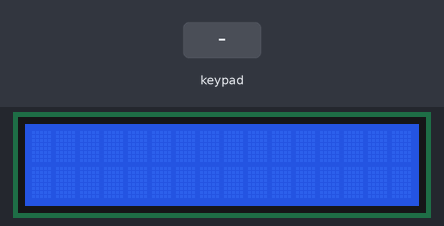
The program below on a simulated ATmega16, built with avr-gcc and emulated at 1 MHz. Shown: 16×2 character LCD. Wiring (inferred from the names in the program): 4×4 keypad with keys 1 2 3 / 4 5 6 * 7 8 9 - ? 0 = +: rows PD0, PD1, PD2, PD3; columns PD4, PD5, PD6, PD7; character LCD (HD44780): RS PC0; R/W PC2; E PC1; data PA0, PA1, PA2, PA3, PA4, PA5, PA6, PA7. The test bench sets the inputs (shaded band).

Above: at 1.2 s.
1.3 s: keypad keys 7 + 5 = pressed 0.4 s apart
At 3.2 s:
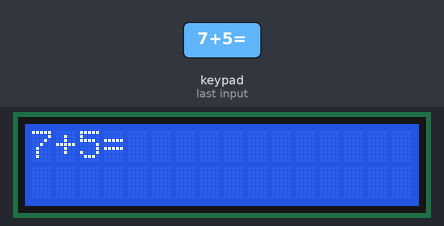
4.4 s: key '/' pressed
6.0 s: keypad keys 6 * 7 = pressed 0.4 s apart
At 8.0 s:
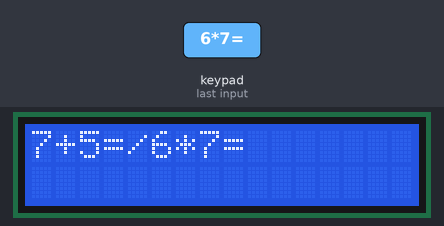
9.1 s: key '*' pressed
At 10.4 s:
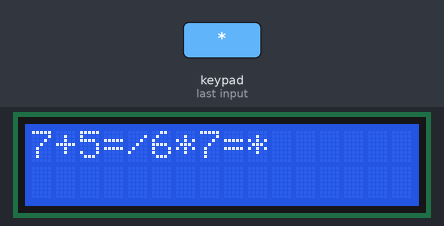
10.7 s: keypad keys 8 / 2 = pressed 0.4 s apart
At 12.8 s:
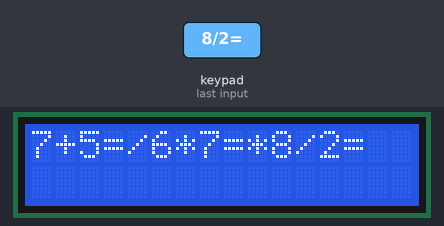
13.8 s: key '?' pressed
At 14.3 s:
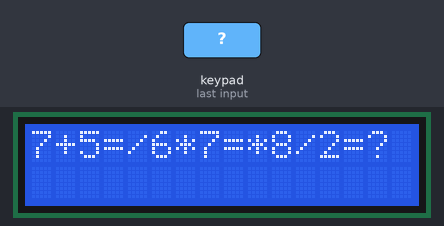
Timing chart, 0 to 16.4 s (numbered marks = the images above; inputs shaded):
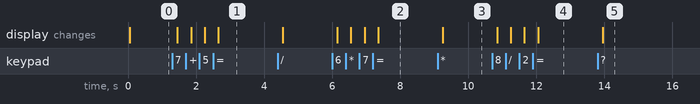

Measured:
- after the input at 1.3 s, the display: first changes after 0.15 s (image 1 shows a later state)
- after the input at 6.0 s, the display: first changes after 0.15 s (image 2 shows a later state)
- after the input at 9.1 s, the display: changes after 0.15 s (image 3)
- after the input at 10.7 s, the display: first changes after 0.15 s (image 4 shows a later state)
- after the input at 13.8 s, the display: changes after 0.15 s (image 5)

The program:

main.c
```c
/*
 * 06_KPD_and_LCD_m16.c
 *
 * Created: 10/1/2024 8:12:09 PM
 * Author : MouhannadlrX
 */
#define F_CPU 1000000UL
#include <util/delay.h>

#include "STD_TYPES.h"
#include "BIT_MATH.h"

//#include "PORT_interface.h"
#include "KPD_interface.h"
#include "CLCD_interface.h"


int main(void)
{
	u8 pressed_number;
	u8 counter=0;

   // PORT_voidInit();
    KPD_voidInit();

	CLCD_voidInit();
	CLCD_voidSetPosition  (CLCD_ROW_1, CLCD_COL_1 );

    while (1)
    {

		pressed_number = kpd_u8GetPressed();
		if (pressed_number != NOT_PRESSED)
		{
			counter++;
			CLCD_voidSendData( pressed_number );
			if (counter == 16)
			{
				CLCD_voidSetPosition  (CLCD_ROW_2 , CLCD_COL_1 );
			}

		}


    }
}
```

CLCD_config.h
```c
/*
*<<<<<<<<<<<<<<<<<<<<<<<<<<<<<<	   CLCD_config.h 	>>>>>>>>>>>>>>>>>>>>>>>>>>>>>>>>>>
*
* Author : Al_Moaiyad Bellah Al_Hemadi
* Layer  : HAL
* Sw     : CLCD
*
*/

#ifndef _CLCD_CONFIG_H_
#define _CLCD_CONFIG_H_
/*
	$ options:
		1- 4
		2- 8
*/
#define CLCD_MODE  8

/*****************************************************************************/

/*
	$ options:
		1- DIO_PORTA
		2- DIO_PORTB
		3- DIO_PORTC
		4- DIO_PORTD
*/

/********************************************************************************/

#define CLCD_DATA_PORT		DIO_PORTA

/* RS,RW,EN */
#define CLCD_CONTROL_PORT	DIO_PORTC

/*********************************************************************************/
/*
	$ options:
		1- DIO_PIN0
		2- DIO_PIN1
		3- DIO_PIN2
		4- DIO_PIN3
		5- DIO_PIN4
		6- DIO_PIN5
		7- DIO_PIN6
		8- DIO_PIN7
*/

#define CLCD_RS DIO_PIN0
#define CLCD_EN DIO_PIN1
#define CLCD_RW DIO_PIN2


/*********************************************************************************/
#endif
```

KPD_config.h
```c
/*
*<<<<<<<<<<<<<<<<<<<<<<<<<<<<<<	   KPD_config.h 	>>>>>>>>>>>>>>>>>>>>>>>>>>>>>>>>>>
*
* Author : Al_Moaiyad Bellah Al_Hemadi
* Layer  : HAL
* Sw     : KPD
*
*/

#ifndef _KPD_CONFIG_H_
#define _KPD_CONFIG_H_

#define KPD_ROW_INT		DIO_PIN0
#define KPD_ROW_END		DIO_PIN3

#define KPD_COL_INT		DIO_PIN4
#define KPD_COL_END		DIO_PIN7

u8 KPD_u8Buttons[4][4] = {
	/* c0  c1  c2  c3 */
	{'1','2','3','/'}, // R0
	{'4','5','6','*'}, // R1
	{'7','8','9','-'}, // R2
	{'?','0','=','+'}  // R3

};

/*

	Options :
		1-DIO_PORTA
		2-DIO_PORTB
		3-DIO_PORTC
		4-DIO_PORTD

*/
#define KPD_PORT		DIO_PORTD

/*

	Options :
		1-DIO_PIN0
		2-DIO_PIN1
		3-DIO_PIN2
		4-DIO_PIN3
		5-DIO_PIN4
		6-DIO_PIN5
		7-DIO_PIN6
		8-DIO_PIN7
*/
#define KPD_R0		DIO_PIN0
#define KPD_R1		DIO_PIN1
#define KPD_R2		DIO_PIN2
#define KPD_R3		DIO_PIN3

#define KPD_C0		DIO_PIN4
#define KPD_C1		DIO_PIN5
#define KPD_C2		DIO_PIN6
#define KPD_C3		DIO_PIN7

#endif
```

CLCD_ExtraChar.h
```c
/*
*<<<<<<<<<<<<<<<<<<<<<<<<<<<<<<	   CLCD_ExtraChar.h 	>>>>>>>>>>>>>>>>>>>>>>>>>>>>>>>>>>
*
* Author : Al_Moaiyad Bellah Al_Hemadi
* Layer  : HAL
* Sw     : CLCD
*
*/

#ifndef _CLCD_EXTRACHAR_H_
#define _CLCD_EXTRACHAR_H_

u8 CLCD_u8ExtraChar[] = {

	0x00,0x10,0x10,0x1C,0x1C,0x1C,0x1F,0x00,				    //Char8  شكل
    0x00,0x00,0x00,0x00,0x00,0x00,0x00,0x00,					//Char7  فراغ
	0x00,0x0E,0x02,0x02,0x1F,0x00,0x00,0x00,					//Char6  حرف الميم
	0x00,0x00,0x01,0x01,0x1F,0x00,0x07,0x00,					//Char5  حرف واو فوقها همزة
	0x0C,0x1C,0x00,0x18,0x1F,0x08,0x18,0x00,					//Char4  حرف الياء
	0x00,0x00,0x03,0x03,0x1F,0x00,0x00,0x00,					//Char3  حرف الدال
	0x00,0x00,0x00,0x00,0x00,0x00,0x00,0x00,					//Char2  فراغ
	0x1F,0x07,0x07,0x07,0x01,0x01,0x00,0x00						//Char1   شكل


};
#endif
```

CLCD_interface.h
```c
/*
*<<<<<<<<<<<<<<<<<<<<<<<<<<<<<<	   CLCD_interface.h 	>>>>>>>>>>>>>>>>>>>>>>>>>>>>>>>>>>
*
* Author : Al_Moaiyad Bellah Al_Hemadi
* Layer  : HAL
* Sw     : CLCD
*
*/


#ifndef _CLCD_INTERFACE_H_
#define _CLCD_INTERFACE_H_

/***********************************************************************************/
/***********************************  Macros  **************************************/
/***********************************************************************************/

/*********************/
//#if CLCD_MODE == 4
//#define  FOUR_BITS							0X28		// 4 bits mode initialization
//#elif CLCD_MODE == 8
#define  EIGHT_BITS							0X38		// 8 bits mode initialization (8-bit data , 2-line display , 5 x 7 font )
//#endif
/*********************/

/********************************* 8-bit mode **************************************/
//#if CLCD_MODE == 8
#define lcd_DisplayOn_CursorOff				0x0c		// display on, cursor off, don't blink character
#define lcd_DisplayOn_CursorOn				0x0e		// display on, cursor on, don't blink character
#define lcd_DisplayOff_CursorOff			0x08		// turn display off
#define lcd_Clear							0x01		// replace all characters with ASCII 'space'
#define lcd_EntryMode						0x06		// shift cursor from left to right on read/write
#define lcd_Home							0x02		// return cursor to first position on first line
#define lcd_CGRAM							0x40		// the first place/address at CGRAM
#define lcd_SetCursor						0x80		// set cursor position (the first place/address at DDRAM)
#define lcd_FunctionRest					0x30		// reset the LCD


/******************************* 4-bit mode ****************************************/ //YOU MUST TO VERFIE THIS CODE FOR 4_BIT MODE
/*#elif CLCD_MODE == 4
#define lcd_DisplayOn_CursorOff				0xc0		// display on, cursor off, don't blink character
#define lcd_DisplayOn_CursorOn				0xe0		// display on, cursor on, don't blink character
#define lcd_DisplayOff_CursorOff			0x80		// turn display off
#define lcd_Clear							0x10		// replace all characters with ASCII 'space'
#define lcd_EntryMode						0x60	*/	// shift cursor from left to right on read/write
//#endif

/***********************************************************************************/
#define	CLCD_ROW_1		0
#define	CLCD_ROW_2		1

#define CLCD_COL_1		0
#define CLCD_COL_2		1
#define CLCD_COL_3		2
#define CLCD_COL_4		3
#define CLCD_COL_5		4
#define CLCD_COL_6		5
#define CLCD_COL_7		6
#define CLCD_COL_8		7
#define CLCD_COL_9		8
#define CLCD_COL_10		9
#define CLCD_COL_11		10
#define CLCD_COL_12		11
#define CLCD_COL_13		12
#define CLCD_COL_14		13
#define CLCD_COL_15		14
#define CLCD_COL_16		15

/***********************************************************************************/

void 	  CLCD_voidInit		   ( void						  );
void 	  CLCD_voidSendData	   ( u8 Copy_u8Data				  );
void 	  CLCD_voidSendCommand ( u8 Copy_u8Commend			  );
void 	  CLCD_voidSendString  (const u8 * Copy_u8PtrString	  );
void	  CLCD_voidClearScreen ( void						  );
void	  CLCD_voidSetPosition  (u8 Copy_u8Row , u8 Copy_u8Col );
void      CLCD_voidSendExtraChar( u8 Copy_u8Row , u8 Copy_u8Col);
/***********************************************************************************/

#endif
```

CLCD_program.c
```c
/*
*<<<<<<<<<<<<<<<<<<<<<<<<<<<<<<	 CLCD_program.c 	>>>>>>>>>>>>>>>>>>>>>>>>>>>>>>>>>>
*
* Author : Al_Moaiyad Bellah Al_Hemadi
* Layer  : HAL
* Sw     : CLCD
*
*/
#define F_CPU 1000000UL
#include <util/delay.h>
#include "STD_TYPES.h"
#include "BIT_MATH.h"

#include "DIO_interface.h"

#include "CLCD_private.h"
#include "CLCD_interface.h"
#include "CLCD_config.h"
#include "CLCD_ExtraChar.h"

void CLCD_voidInit( void)
{
	//<<<<<<<<<<<<<<<<<<<<<<<<<<<<<<< 8 bit mode >>>>>>>>>>>>>>>>>>>>>>>>>>>>>>>>>>>>
	//#if	CLCD_MODE == 8
	// 1- must wait more than 30 ms before any action (VDD rises to 4.5 v)
	_delay_ms(50);

	DIO_enumSetPortDirection(CLCD_DATA_PORT		, DIO_PORT_OUTPUT);
	DIO_enumSetPinDirection (CLCD_CONTROL_PORT  , CLCD_RS , DIO_PIN_OUTPUT);
	DIO_enumSetPinDirection (CLCD_CONTROL_PORT  , CLCD_RW , DIO_PIN_OUTPUT);
	DIO_enumSetPinDirection (CLCD_CONTROL_PORT  , CLCD_EN , DIO_PIN_OUTPUT);

	// return cursor to the first position on the first line
	CLCD_voidSendCommand(lcd_Home);
	_delay_ms(1);

	// function set commend : 2 lines , 5*8 font size
	CLCD_voidSendCommand(EIGHT_BITS);
	_delay_ms(1);

	// display & cursor (on/off) control
	CLCD_voidSendCommand(lcd_DisplayOn_CursorOff);
	_delay_ms(1);

	//display clear
	CLCD_voidClearScreen();

	//entry mode set
	CLCD_voidSendCommand(lcd_EntryMode);
	_delay_ms(1);

	//<<<<<<<<<<<<<<<<<<<<<<<<<<<<<<< 4 bit mode >>>>>>>>>>>>>>>>>>>>>>>>>>>>>>>>>>>>
	//#elif	CLCD_MODE == 4
	// 1- must wait more than 30 ms before any action (VDD rises to 4.5 v)
	/*_delay_ms(50);

	DIO_voidSetHighNibbleDirection(CLCD_DATA_PORT , DIO_NIBBLE_OUTPUT);
	DIO_enumSetPinDirection (CLCD_CONTROL_PORT  , CLCD_RS , DIO_PIN_OUTPUT);
	DIO_enumSetPinDirection (CLCD_CONTROL_PORT  , CLCD_RS , DIO_PIN_OUTPUT);
	DIO_enumSetPinDirection (CLCD_CONTROL_PORT  , CLCD_RS , DIO_PIN_OUTPUT);

	// return cursor to the first position on the first line
	CLCD_voidSendCommand(lcd_Home);
	_delay_ms(1);

	// function set commend : 1 lines , 5*8 font size
	CLCD_voidSendCommand(FOUR_BITS);
	_delay_ms(1);

	// display & cursor (on/off) control
	CLCD_voidSendCommand(lcd_DisplayOn_CursorOff);
	_delay_ms(1);

	//display clear
	CLCD_voidClearScreen();

	//entry mode set
	CLCD_voidSendCommand(lcd_EntryMode);
	_delay_ms(1);*/
	//#endif
}

void CLCD_voidSendData( u8 Copy_u8Data )
{
	//<<<<<<<<<<<<<<<<<<<<<<<<<<<<<<< 8 bit mode >>>>>>>>>>>>>>>>>>>>>>>>>>>>>>>>>>>>
	//#if		CLCD_MODE == 8
	DIO_enumSetPortValue	(CLCD_DATA_PORT  , Copy_u8Data);
	DIO_enumSetPinValue	    (CLCD_CONTROL_PORT  , CLCD_RS , DIO_PIN_HIGH);	// rs pin high means send data
	DIO_enumSetPinValue	    (CLCD_CONTROL_PORT  , CLCD_RW , DIO_PIN_LOW);	// rw pin low  means write
	CLCD_voidSendFallingEdge();												// for enable send data

	//<<<<<<<<<<<<<<<<<<<<<<<<<<<<<<< 4 bit mode >>>>>>>>>>>>>>>>>>>>>>>>>>>>>>>>>>>>
	/*#elif	CLCD_MODE == 4
	DIO_voidWriteHighNibble	(CLCD_DATA_PORT  , Copy_u8Data);
	DIO_enumSetPinValue	    (CLCD_CONTROL_PORT  , CLCD_RS , DIO_PIN_HIGH);	// rs pin high means send data
	DIO_enumSetPinValue	    (CLCD_CONTROL_PORT  , CLCD_RW , DIO_PIN_LOW);	// rw pin low  means write
	CLCD_voidSendFallingEdge();												// for enable send data
	#endif*/
	_delay_ms(1);
}

void CLCD_voidSendString  (const u8 * Copy_u8PtrString )
{
	u8 Loc_Iterator = 0 ;
	while(Copy_u8PtrString[Loc_Iterator] != '\0')
	{
		CLCD_voidSendData( Copy_u8PtrString[Loc_Iterator] );
		Loc_Iterator++;
	}

}


void 	  CLCD_voidSendCommand( u8 Copy_u8Commend )
{
		//<<<<<<<<<<<<<<<<<<<<<<<<<<<<<<< 8 bit mode >>>>>>>>>>>>>>>>>>>>>>>>>>>>>>>>>>>>
		//#if		CLCD_MODE == 8

		DIO_enumSetPortValue	(CLCD_DATA_PORT  , Copy_u8Commend);
		DIO_enumSetPinValue	    (CLCD_CONTROL_PORT  , CLCD_RS , DIO_PIN_LOW);		// rs pin low means commend
		DIO_enumSetPinValue	    (CLCD_CONTROL_PORT  , CLCD_RW , DIO_PIN_LOW);		// rw pin low means write
		CLCD_voidSendFallingEdge();													// for enable send commend

		//<<<<<<<<<<<<<<<<<<<<<<<<<<<<<<< 4 bit mode >>>>>>>>>>>>>>>>>>>>>>>>>>>>>>>>>>>>
		//#elif	CLCD_MODE == 4

		/*DIO_voidWriteHighNibble	(CLCD_DATA_PORT  , Copy_u8Commend);
		DIO_enumSetPinValue	    (CLCD_CONTROL_PORT  , CLCD_RS , DIO_PIN_LOW);	// rs pin high means send data
		DIO_enumSetPinValue	    (CLCD_CONTROL_PORT  , CLCD_RW , DIO_PIN_LOW);	// rw pin low  means write
		CLCD_voidSendFallingEdge();*/

		//#endif
		_delay_ms(1);
}


static void CLCD_voidSendFallingEdge(void)
{
	DIO_enumSetPinValue(CLCD_CONTROL_PORT , CLCD_EN , DIO_PIN_HIGH);
	_delay_ms(1);
	DIO_enumSetPinValue(CLCD_CONTROL_PORT , CLCD_EN , DIO_PIN_LOW);
}

void CLCD_voidClearScreen()
{
	CLCD_voidSendCommand(lcd_Clear);
	_delay_ms(10);
}


/*********************************************************************************************/

void	  CLCD_voidSetPosition  (u8 Copy_u8Row , u8 Copy_u8Col  )
{
	u8 LOC_u8data ;

	// in these cases will set at (0,0) ==> if the user enter invalid location
	if ( Copy_u8Row > CLCD_ROW_2 || Copy_u8Row < CLCD_ROW_1 || Copy_u8Col > CLCD_COL_16 || Copy_u8Col < CLCD_COL_1)		//check
	{
		LOC_u8data = lcd_SetCursor ;
	}

	else if (Copy_u8Row == CLCD_ROW_1)
	{
		LOC_u8data = ( lcd_SetCursor + Copy_u8Col );				//ROW1 -> 0x80 + col
	}

	else if (Copy_u8Row == CLCD_ROW_2)
	{
		LOC_u8data = ( (lcd_SetCursor) + (64) + (Copy_u8Col) );		//ROW2 -> 0xc0 + col
	}
	CLCD_voidSendCommand(LOC_u8data);
	_delay_ms(1);
}

/*
*Breif :The Function Send extra char
*Parameters :
			=> Copy_u8Row --> row number (CLCD_ROW_1 or CLCD_ROW_2)
			=> Copy_u8Col --> column number (CLCD_COL_1 .... CLCD_COL_16)
* return : nothing
* Hint :-
	Address Counter can refer to CGRAM and DDRAM

*/

void CLCD_voidSendExtraChar( u8 Copy_u8Row , u8 Copy_u8Col)
{
	u8 LOC_u8Iterator = 0;

	// 1- go to CGRAM
	CLCD_voidSendCommand(lcd_CGRAM); //Make Ac refers to the first place/Address at CGRAM

	// 2- draw character in CGRAM
	// Hint : it will be copied to DDRAM automatically
	for ( LOC_u8Iterator = 0 ; LOC_u8Iterator < ( sizeof(CLCD_u8ExtraChar) / sizeof(CLCD_u8ExtraChar[0]) ) ; LOC_u8Iterator++)
	{
		CLCD_voidSendData(CLCD_u8ExtraChar[LOC_u8Iterator]);
	}

	// 3- Back (AC) to DDRAM
	CLCD_voidSetPosition( Copy_u8Row , Copy_u8Col);

	// 4- Send Character Address
	for ( LOC_u8Iterator = 0 ; LOC_u8Iterator < 8 ; LOC_u8Iterator++)
	{
		CLCD_voidSendData(LOC_u8Iterator);
	}
}
```

KPD_interface.h
```c
/*
*<<<<<<<<<<<<<<<<<<<<<<<<<<<<<<	   KPD_interface.h 	>>>>>>>>>>>>>>>>>>>>>>>>>>>>>>>>>>
*
* Author : Al_Moaiyad Bellah Al_Hemadi
* Layer  : HAL
* Sw     : KPD
*
*/


#ifndef _KPD_INTERFACE_H_
#define _KPD_INTERFACE_H_

#define NOT_PRESSED		0xff

void 	KPD_voidInit    (void);
u8		kpd_u8GetPressed(void);

#endif
```

KPD_program.c
```c
/*
*<<<<<<<<<<<<<<<<<<<<<<<<<<<<<<	 KPD_program.c 	>>>>>>>>>>>>>>>>>>>>>>>>>>>>>>>>>>
*
* Author : Al_Moaiyad Bellah Al_Hemadi
* Layer  : HAL
* Sw     : KPD
*
*/
#define F_CPU 1000000UL
#include <util/delay.h>

#include "STD_TYPES.h"
#include "BIT_MATH.h"

#include "DIO_interface.h"

#include "KPD_private.h"
#include "KPD_interface.h"
#include "KPD_config.h"

/*
  Breif : this function intialize the pin which connected to KPD as input pins
  Parameters : Nothing
  return : Nothing
*/
void 	  KPD_voidInit		   ( void )
{

	/*	connect pullup for the pins of the rows			*/

	DIO_voidEnablePinPullUp(KPD_PORT ,  KPD_R0);
	DIO_voidEnablePinPullUp(KPD_PORT ,  KPD_R1);
	DIO_voidEnablePinPullUp(KPD_PORT ,  KPD_R2);
	DIO_voidEnablePinPullUp(KPD_PORT ,  KPD_R3);


	/*	connect the pins of the columns as output pins (HIGH)			*/

    DIO_enumSetPinDirection(KPD_PORT , KPD_C0 , DIO_PIN_OUTPUT);
    DIO_enumSetPinDirection(KPD_PORT , KPD_C1 , DIO_PIN_OUTPUT);
    DIO_enumSetPinDirection(KPD_PORT , KPD_C2 , DIO_PIN_OUTPUT);
    DIO_enumSetPinDirection(KPD_PORT , KPD_C3 , DIO_PIN_OUTPUT);

	DIO_enumSetPinValue(KPD_PORT , KPD_C0 , DIO_PIN_HIGH    );
	DIO_enumSetPinValue(KPD_PORT , KPD_C1 , DIO_PIN_HIGH    );
	DIO_enumSetPinValue(KPD_PORT , KPD_C2 , DIO_PIN_HIGH    );
	DIO_enumSetPinValue(KPD_PORT , KPD_C3 , DIO_PIN_HIGH    );

}
/*
  Breif : this function used to get the pressed button of the KPD
  Parameters : Nothing
  return : the pressed button
*/
u8	kpd_u8GetPressed(void)
{
	u8 Loc_u8ReturnData = NOT_PRESSED;
	u8 Loc_u8GetPressed ;

	/* iterators */
	u8 Loc_u8Row;
	u8 Loc_u8Col;

	for (Loc_u8Col = 0 + KPD_COL_INT ; Loc_u8Col < KPD_COL_END + 1 ; Loc_u8Col++ )
	{
		DIO_enumSetPinValue(KPD_PORT , Loc_u8Col , DIO_PIN_LOW );
		for (Loc_u8Row = 0 + KPD_ROW_INT ; Loc_u8Row < KPD_ROW_END + 1 ; Loc_u8Row++)
		{
			 DIO_enumGitPinValue(KPD_PORT , Loc_u8Row , &Loc_u8GetPressed);
			 /*
				if the row  is high ... there is no pressed buttons
				if the row  is low  ... there is  pressed button ===> i will check on this
			 */
			 if (Loc_u8GetPressed == DIO_PIN_LOW)
			 {

				 _delay_ms(50); //delay for bouncing
				 DIO_enumGitPinValue(KPD_PORT , Loc_u8Row , &Loc_u8GetPressed);

				 if (Loc_u8GetPressed == DIO_PIN_LOW) //to make sure that button is pressed
				 {
					 /*		#important_note#
						the button will know by the row and the column (ASCII Code)
						==>Hint1 :I already defined The ASCII Codes in 2D array at ===> "KPD_config.h"
						==>Hint2 :if there is no pressed buttons , it will returned NOT_PRESSED (0xff) and there is not any pressed button
					*/

					 Loc_u8ReturnData = KPD_u8Buttons[Loc_u8Row - KPD_ROW_INT ][Loc_u8Col - KPD_COL_INT];
				 }
				 // stay here if the button is pressed # we could put delay 200ms instead of that
				 DIO_enumGitPinValue(KPD_PORT , Loc_u8Row , &Loc_u8GetPressed);
				 while( DIO_PIN_LOW == Loc_u8GetPressed) //this cond for safty instead of (Loc_u8GetPressed == DIO_PIN_LOW)
				 {
					  DIO_enumGitPinValue(KPD_PORT , Loc_u8Row , &Loc_u8GetPressed);
				 }

				 break;

			 }

		}

		// return this column's pin to high
		DIO_enumSetPinValue(KPD_PORT , Loc_u8Col , DIO_PIN_HIGH);


	}

	return Loc_u8ReturnData;
}
```

BIT_MATH.h
```c
/*
*<<<<<<<<<<<<<<<<<<<<<<<<<<<<<<	   BIT_MATH.h 	>>>>>>>>>>>>>>>>>>>>>>>>>>>>>>>>>>
*
* Author : Al_Moaiyad Bellah Al_Hemadi
* Layer  : LIB
*
*
*/
#ifndef BIT_MATH_H_
#define BIT_MATH_H_


#define SET_BIT(reg,bit)     reg|=(1<<bit)
#define CLR_BIT(reg,bit)     reg&=(~(1<<bit))
#define TOG_BIT(reg,bit)     reg^=(1<<bit)
#define GIT_BIT(reg,bit)     (reg&(1<<bit))>>bit

#define IS_BIT_SET(reg,bit)  (reg&(1<<bit))>>bit
#define IS_BIT_CLR(reg,bit)  !((reg&(1<<bit))>>bit)
#define ROR(reg,num)		 reg=(reg<<(REGISTER_SIZE_num))|(reg>>(num))
#define ROL(reg,num)		 reg=(reg>>(REGISTER_SIZE_num))|(reg<<(num))


#endif /* BIT_MATH_H_ */
```

CLCD_private.h
```c
/*
*<<<<<<<<<<<<<<<<<<<<<<<<<<<<<<	   CLCD_private.h 	>>>>>>>>>>>>>>>>>>>>>>>>>>>>>>>>>>
*
* Author : Al_Moaiyad Bellah Al_Hemadi
* Layer  : HAL
* Sw     : CLCD
*
*/


#ifndef _CLCD_PRIVATE_H_
#define _CLCD_PRIVATE_H_

static void CLCD_voidSendFallingEdge(void);

#endif
```

DIO_config.h
```c
/*
*<<<<<<<<<<<<<<<<<<<<<<<<<<<<<<	   DIO_config.h 	>>>>>>>>>>>>>>>>>>>>>>>>>>>>>>>>>>
*
* Author : Al_Moaiyad Bellah Al_Hemadi
* Layer  : MCAL
* Sw     : DIO/GPIO
*
*/


#ifndef _DIO_CONFIG_H_
#define _DIO_CONFIG_H_


#endif
```

DIO_private.h
```c
/*
*<<<<<<<<<<<<<<<<<<<<<<<<<<<<<<	   DIO_private.h 	>>>>>>>>>>>>>>>>>>>>>>>>>>>>>>>>>>
*
* Author : Al_Moaiyad Bellah Al_Hemadi
* Layer  : MCAL
* Sw     : DIO/GPIO
*
*/


#ifndef _DIO_PRIVATE_H_
#define _DIO_PRIVATE_H_

//
#define SFIOR_Register  *((volatile u8*)0x50)

/* GROUP A */
#define PORTA_Register  *((volatile u8*)0x3B)
#define DDRA_Register   *((volatile u8*)0x3A)
#define PINA_Register   *((volatile u8*)0x39)


/* GROUP B */
#define PORTB_Register  *((volatile u8*)0x38)
#define DDRB_Register   *((volatile u8*)0x37)
#define PINB_Register   *((volatile u8*)0x36)


/* GROUP C */
#define PORTC_Register  *((volatile u8*)0x35)
#define DDRC_Register   *((volatile u8*)0x34)
#define PINC_Register   *((volatile u8*)0x33)


/* GROUP D */
#define PORTD_Register  *((volatile u8*)0x32)
#define DDRD_Register   *((volatile u8*)0x31)
#define PIND_Register   *((volatile u8*)0x30)


#endif
```

Source omitted: DIO_interface.h (2027 bytes), DIO_program.c (10728 bytes), KPD_private.h (223 bytes), PORT_config.h (3549 bytes), PORT_interface.h (263 bytes), PORT_private.h (2680 bytes), PORT_program.c (648 bytes), STD_TYPES.h (559 bytes)
